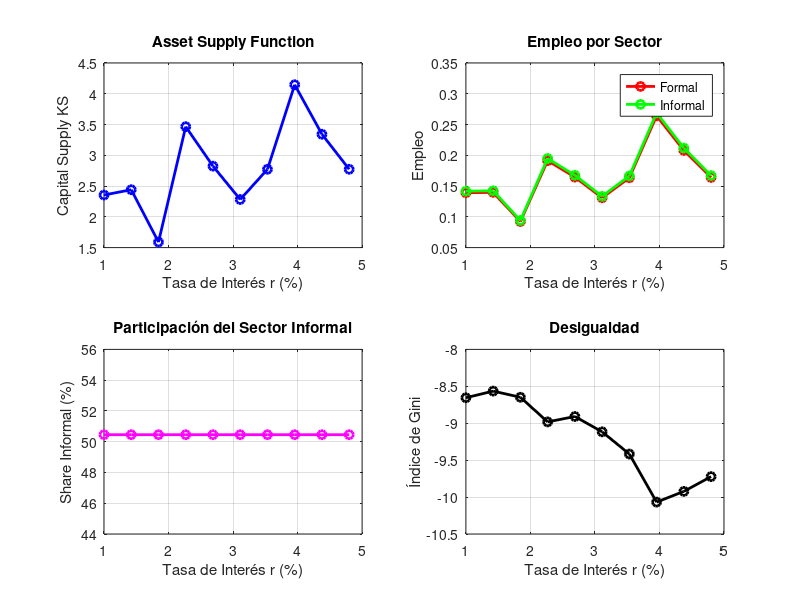
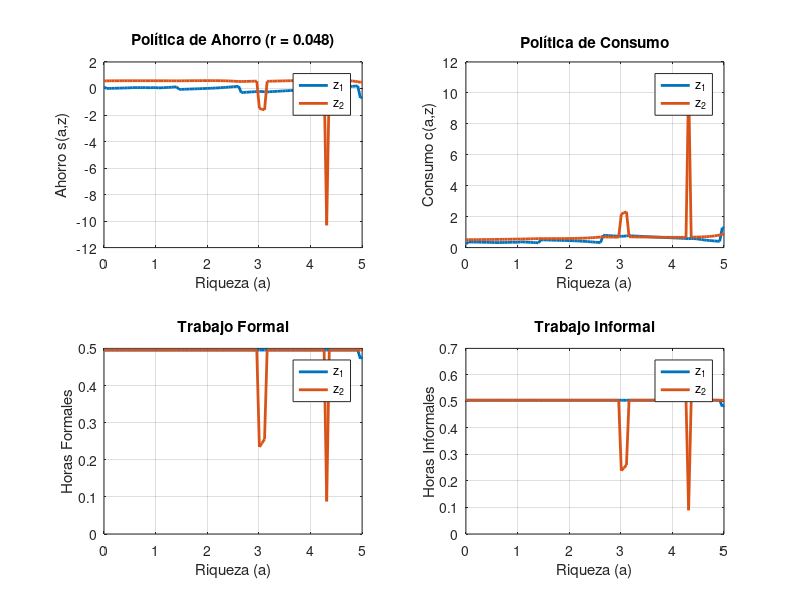
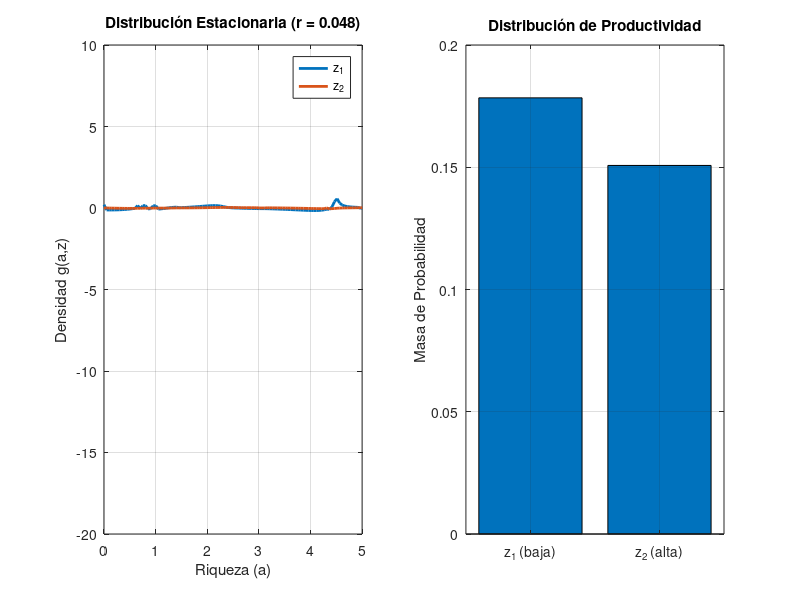
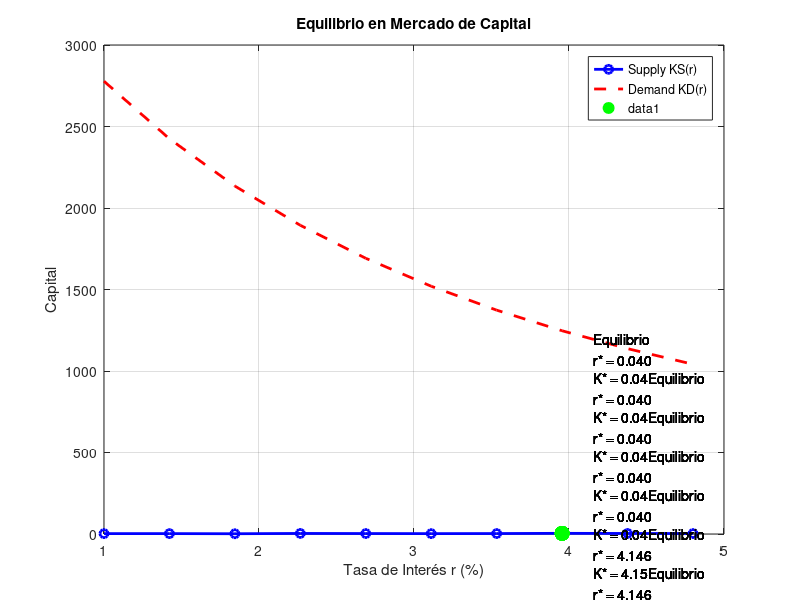

Reproduce these figures in MATLAB, in order.
% AIYAGARI_DOS_SECTORES_ASSET_SUPPLY.m
% Versión ASSET SUPPLY del modelo con sectores formal e informal
% Solo resuelve el lado de los hogares para r exógena

clear all; clc; close all;

tic;

%% =========================================================================
% 1. PARÁMETROS DEL MODELO
% =========================================================================

% --- Parámetros de los Hogares ---
ga = 2;            % Coeficiente de aversión relativa al riesgo
rho = 0.05;        % Tasa de descuento subjetiva
frisch = 0.5;      % Elasticidad de Frisch

% --- Parámetros de Desutilidad del Trabajo ---
psi_f = 1.0;       % Desutilidad trabajo formal
psi_i = 0.9;       % Desutilidad trabajo informal

% --- Parámetros Fiscales ---
tau = 0.25;        % Tasa impositiva sobre trabajo formal

% --- Parámetros de Productividad EXÓGENOS (no hay firmas) ---
% En asset supply, tomamos salarios como dados
wf = 1.0;          % Salario formal EXÓGENO
wi = 0.7;          % Salario informal EXÓGENO

% --- Proceso Estocástico (Productividad Individual) ---
z1 = 0.5;          
z2 = 1.5;          
z = [z1,z2];       
la1 = 1/3;         
la2 = 1/3;         
la = [la1,la2];

%% =========================================================================
% 2. GRILLA DE TASAS DE INTERÉS A EVALUAR
% =========================================================================

% Vector de tasas de interés para calcular KS(r)
n_r = 10;
r_vec = linspace(0.01, 0.048, n_r);

% Para almacenar resultados
KS_vec = zeros(n_r, 1);
Lf_vec = zeros(n_r, 1);
Li_vec = zeros(n_r, 1);
gini_vec = zeros(n_r, 1);

%% =========================================================================
% 3. GRILLA DE ACTIVOS
% =========================================================================

I = 300;           % Menos puntos para velocidad
amin = 0;          
amax = 15;         

a = linspace(amin,amax,I)';
da = (amax-amin)/(I-1);

aa = [a,a];
zz = ones(I,1)*z;

%% =========================================================================
% 4. PARÁMETROS NUMÉRICOS
% =========================================================================

maxit = 100;
crit = 10^(-6);
Delta = 1000;

dVf = zeros(I,2);
dVb = zeros(I,2);

Aswitch = [-speye(I)*la(1),speye(I)*la(1);speye(I)*la(2),-speye(I)*la(2)];

%% =========================================================================
% 5. LOOP SOBRE TASAS DE INTERÉS (ASSET SUPPLY)
% =========================================================================

fprintf('CALCULANDO ASSET SUPPLY FUNCTION\n');
fprintf('=================================\n\n');

for i_r = 1:n_r
    
    r = r_vec(i_r);
    fprintf('Evaluando r = %.4f (%d de %d)\n', r, i_r, n_r);
    
    % --- 5.1. Calcular Oferta Laboral de Ahorro Cero ---
    lf0 = zeros(I,2);
    li0 = zeros(I,2);
    
    for j = 1:2
        for i = 1:I
            % Aproximación simple
            income_base = r * a(i);
            if income_base <= 0
                income_base = 0.01;
            end
            
            lf_temp = min(0.5, max(0, ((wf*z(j)*(1-tau))/psi_f)^frisch));
            li_temp = min(0.5, max(0, ((wi*z(j))/psi_i)^frisch));
            
            if lf_temp + li_temp > 1
                total = lf_temp + li_temp;
                lf_temp = lf_temp / total;
                li_temp = li_temp / total;
            end
            
            lf0(i,j) = lf_temp;
            li0(i,j) = li_temp;
        end
    end
    
    % --- 5.2. Conjetura Inicial para V ---
    if i_r == 1
        for j = 1:2
            income = wf*z(j)*lf0(:,j)*(1-tau) + wi*z(j)*li0(:,j) + r.*a;
            v0(:,j) = (income.^(1-ga))/(1-ga)/rho;
        end
    else
        v0 = V; % Warm start desde r anterior
    end
    
    v = v0;
    
    % --- 5.3. RESOLVER HJB ---
    for n = 1:maxit
        V = v;
        
        % Diferencias Finitas
        dVf(1:I-1,:) = (V(2:I,:)-V(1:I-1,:))/da;
        for j = 1:2
            income_max = wf*z(j)*(1-tau) + wi*z(j) + r*amax;
            dVf(I,j) = (income_max)^(-ga);
        end
        
        dVb(2:I,:) = (V(2:I,:)-V(1:I-1,:))/da;
        for j = 1:2
            income_min = wf*z(j)*lf0(1,j)*(1-tau) + wi*z(j)*li0(1,j) + r*amin;
            dVb(1,j) = (income_min)^(-ga);
        end
        
        % Esquema Upwind
        % Forward
        cf = dVf.^(-1/ga);
        lf_f = ((dVf.*wf.*zz*(1-tau))/psi_f).^frisch;
        li_f = ((dVf.*wi.*zz)/psi_i).^frisch;
        
        ltotal_f = lf_f + li_f;
        idx_exceed = ltotal_f > 1;
        lf_f(idx_exceed) = lf_f(idx_exceed) ./ ltotal_f(idx_exceed);
        li_f(idx_exceed) = li_f(idx_exceed) ./ ltotal_f(idx_exceed);
        
        ssf = wf*zz.*lf_f*(1-tau) + wi*zz.*li_f + r.*aa - cf;
        
        % Backward
        cb = dVb.^(-1/ga);
        lf_b = ((dVb.*wf.*zz*(1-tau))/psi_f).^frisch;
        li_b = ((dVb.*wi.*zz)/psi_i).^frisch;
        
        ltotal_b = lf_b + li_b;
        idx_exceed = ltotal_b > 1;
        lf_b(idx_exceed) = lf_b(idx_exceed) ./ ltotal_b(idx_exceed);
        li_b(idx_exceed) = li_b(idx_exceed) ./ ltotal_b(idx_exceed);
        
        ssb = wf*zz.*lf_b*(1-tau) + wi*zz.*li_b + r.*aa - cb;
        
        % Steady state
        c0 = wf*zz.*lf0*(1-tau) + wi*zz.*li0 + r.*aa;
        
        % Indicadores
        If = ssf > 0;
        Ib = ssb < 0;
        I0 = (1-If-Ib);
        
        % Políticas
        c = cf.*If + cb.*Ib + c0.*I0;
        lf = lf_f.*If + lf_b.*Ib + lf0.*I0;
        li = li_f.*If + li_b.*Ib + li0.*I0;
        
        % Utilidad
        u = c.^(1-ga)/(1-ga) - psi_f*lf.^(1+1/frisch)/(1+1/frisch) ...
            - psi_i*li.^(1+1/frisch)/(1+1/frisch);
        
        % Matriz A
        X = -min(ssb,0)/da;
        Y = -max(ssf,0)/da + min(ssb,0)/da;
        Z = max(ssf,0)/da;
        
        A1 = spdiags(Y(:,1),0,I,I) + spdiags(X(2:I,1),-1,I,I) + spdiags([0;Z(1:I-1,1)],1,I,I);
        A2 = spdiags(Y(:,2),0,I,I) + spdiags(X(2:I,2),-1,I,I) + spdiags([0;Z(1:I-1,2)],1,I,I);
        
        A = [A1,sparse(I,I);sparse(I,I),A2] + Aswitch;
        
        % Sistema Implícito
        B = (1/Delta + rho)*speye(2*I) - A;
        
        u_stacked = [u(:,1);u(:,2)];
        V_stacked = [V(:,1);V(:,2)];
        
        b = u_stacked + V_stacked/Delta;
        V_stacked = B\b;
        
        V = [V_stacked(1:I),V_stacked(I+1:2*I)];
        
        % Convergencia
        Vchange = V - v;
        v = V;
        
        dist(n) = max(max(abs(Vchange)));
        if dist(n) < crit
            break
        end
    end
    
    % --- 5.4. FOKKER-PLANCK ---
    AT = A';
    b = zeros(2*I,1);
    
    i_fix = 1;
    b(i_fix) = .1;
    row = [zeros(1,i_fix-1),1,zeros(1,2*I-i_fix)];
    AT(i_fix,:) = row;
    
    gg = AT\b;
    g_sum = gg'*ones(2*I,1)*da;
    gg = gg./g_sum;
    
    g = [gg(1:I),gg(I+1:2*I)];
    
    % --- 5.5. CALCULAR Y ALMACENAR AGREGADOS ---
    
    % Capital Supply
    KS_vec(i_r) = g(:,1)'*a*da + g(:,2)'*a*da;
    
    % Trabajo agregado por sector
    Lf_vec(i_r) = 0;
    Li_vec(i_r) = 0;
    for j = 1:2
        Lf_vec(i_r) = Lf_vec(i_r) + g(:,j)'*lf(:,j)*da;
        Li_vec(i_r) = Li_vec(i_r) + g(:,j)'*li(:,j)*da;
    end
    
    % Gini
    g_total = g(:,1) + g(:,2);
    [a_sorted, idx] = sort(a);
    g_sorted = g_total(idx);
    g_cum = cumsum(g_sorted)*da;
    a_cum = cumsum(a_sorted.*g_sorted)*da;
    a_total = a_cum(end);
    gini_vec(i_r) = 1 - 2*sum(a_cum)*da/a_total;
    
    fprintf('  KS = %.4f, Lf = %.4f, Li = %.4f, Gini = %.4f\n', ...
        KS_vec(i_r), Lf_vec(i_r), Li_vec(i_r), gini_vec(i_r));
    
    % Guardar para última r (para gráficos)
    if i_r == n_r
        g_final = g;
        lf_final = lf;
        li_final = li;
        c_final = c;
        s_final = wf*zz.*lf*(1-tau) + wi*zz.*li + r.*aa - c;
    end
end

toc;

%% =========================================================================
% 6. GRÁFICOS DE RESULTADOS
% =========================================================================

% Figura 1: Asset Supply Function
figure(1)
subplot(2,2,1)
plot(r_vec*100, KS_vec, 'b-o', 'LineWidth', 2)
xlabel('Tasa de Interés r (%)')
ylabel('Capital Supply KS')
title('Asset Supply Function')
grid on

subplot(2,2,2)
plot(r_vec*100, Lf_vec, 'r-o', 'LineWidth', 2)
hold on
plot(r_vec*100, Li_vec, 'g-o', 'LineWidth', 2)
xlabel('Tasa de Interés r (%)')
ylabel('Empleo')
title('Empleo por Sector')
legend('Formal', 'Informal', 'Location', 'best')
grid on

subplot(2,2,3)
plot(r_vec*100, Li_vec./(Lf_vec+Li_vec)*100, 'm-o', 'LineWidth', 2)
xlabel('Tasa de Interés r (%)')
ylabel('Share Informal (%)')
title('Participación del Sector Informal')
grid on

subplot(2,2,4)
plot(r_vec*100, gini_vec, 'k-o', 'LineWidth', 2)
xlabel('Tasa de Interés r (%)')
ylabel('Índice de Gini')
title('Desigualdad')
grid on

% Figura 2: Políticas para última r
figure(2)
amax_plot = 5;

subplot(2,2,1)
plot(a, s_final, 'LineWidth', 2)
xlabel('Riqueza (a)')
ylabel('Ahorro s(a,z)')
title(sprintf('Política de Ahorro (r = %.3f)', r))
legend('z_1', 'z_2', 'Location', 'best')
xlim([0 amax_plot])
grid on

subplot(2,2,2)
plot(a, c_final, 'LineWidth', 2)
xlabel('Riqueza (a)')
ylabel('Consumo c(a,z)')
title('Política de Consumo')
legend('z_1', 'z_2', 'Location', 'best')
xlim([0 amax_plot])
grid on

subplot(2,2,3)
plot(a, lf_final, 'LineWidth', 2)
xlabel('Riqueza (a)')
ylabel('Horas Formales')
title('Trabajo Formal')
legend('z_1', 'z_2', 'Location', 'best')
xlim([0 amax_plot])
grid on

subplot(2,2,4)
plot(a, li_final, 'LineWidth', 2)
xlabel('Riqueza (a)')
ylabel('Horas Informales')
title('Trabajo Informal')
legend('z_1', 'z_2', 'Location', 'best')
xlim([0 amax_plot])
grid on

% Figura 3: Distribución
figure(3)
subplot(1,2,1)
plot(a, g_final, 'LineWidth', 2)
xlabel('Riqueza (a)')
ylabel('Densidad g(a,z)')
title(sprintf('Distribución Estacionaria (r = %.3f)', r))
legend('z_1', 'z_2', 'Location', 'best')
xlim([0 amax_plot])
grid on

subplot(1,2,2)
bar_data = [sum(g_final(:,1))*da, sum(g_final(:,2))*da];
bar(1:2, bar_data)
set(gca, 'XTickLabel', {'z_1 (baja)', 'z_2 (alta)'})
ylabel('Masa de Probabilidad')
title('Distribución de Productividad')
grid on

%% =========================================================================
% 7. EXPORTAR RESULTADOS
% =========================================================================

% Guardar asset supply function
results.r_vec = r_vec;
results.KS_vec = KS_vec;
results.Lf_vec = Lf_vec;
results.Li_vec = Li_vec;
results.gini_vec = gini_vec;
results.share_informal = Li_vec./(Lf_vec+Li_vec);

% Guardar en archivo
save('asset_supply_results.mat', 'results', 'g_final', 'lf_final', 'li_final');

fprintf('\n========== RESUMEN ASSET SUPPLY ==========\n');
fprintf('Rango de r evaluado: [%.3f, %.3f]\n', min(r_vec), max(r_vec));
fprintf('Rango de KS: [%.2f, %.2f]\n', min(KS_vec), max(KS_vec));
fprintf('Elasticidad KS a r (promedio): %.3f\n', ...
    mean(diff(log(KS_vec))./diff(log(r_vec))));
fprintf('Share informal promedio: %.2f%%\n', mean(results.share_informal)*100);
fprintf('\nResultados guardados en: asset_supply_results.mat\n');

%% =========================================================================
% 8. ENCONTRAR EQUILIBRIO (OPCIONAL)
% =========================================================================

% Si tuviéramos una función de demanda de capital KD(r), 
% podríamos encontrar el equilibrio

% Ejemplo: supongamos KD = A*(r+d)^(-epsilon)
A_demand = 10;
d = 0.05;
epsilon = 2;
KD_vec = A_demand * (r_vec + d).^(-epsilon);

% Encontrar intersección
figure(4)
plot(r_vec*100, KS_vec, 'b-o', 'LineWidth', 2)
hold on
plot(r_vec*100, KD_vec, 'r--', 'LineWidth', 2)
xlabel('Tasa de Interés r (%)')
ylabel('Capital')
title('Equilibrio en Mercado de Capital')
legend('Supply KS(r)', 'Demand KD(r)', 'Location', 'best')
grid on

% Encontrar r de equilibrio (donde KS = KD)
[~, idx_eq] = min(abs(KS_vec - KD_vec));
r_eq = r_vec(idx_eq);
K_eq = KS_vec(idx_eq);

plot(r_eq*100, K_eq, 'go', 'MarkerSize', 10, 'MarkerFaceColor', 'g')
text(r_eq*100+0.2, K_eq, sprintf('Equilibrio\nr* = %.3f\nK* = %.2f', r_eq, K_eq))

fprintf('\n========== EQUILIBRIO (SI KD FUERA CONOCIDA) ==========\n');
fprintf('r* = %.4f\n', r_eq);
fprintf('K* = %.4f\n', K_eq);
fprintf('Share informal en equilibrio: %.2f%%\n', ...
    results.share_informal(idx_eq)*100);
